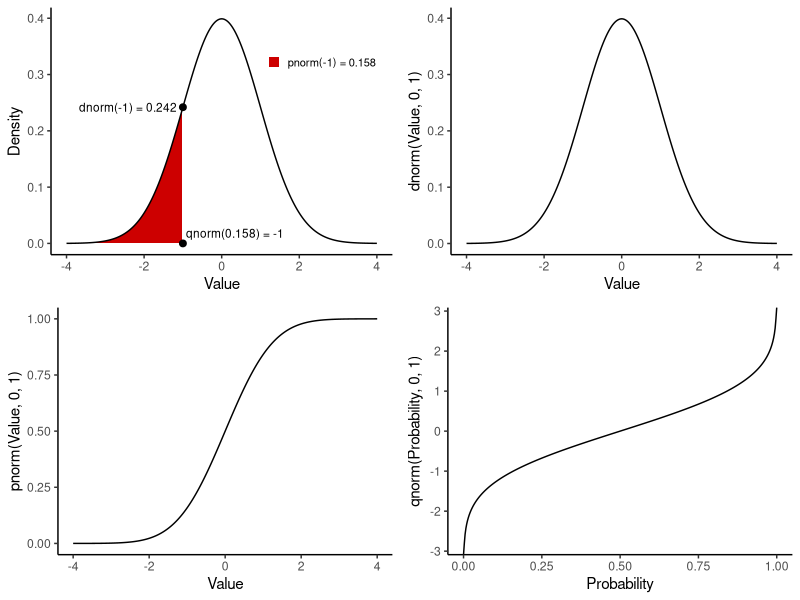
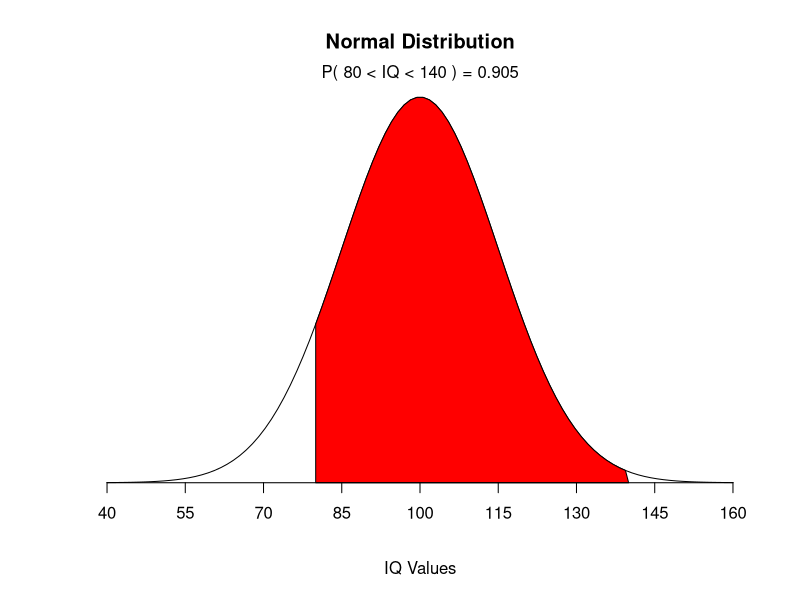
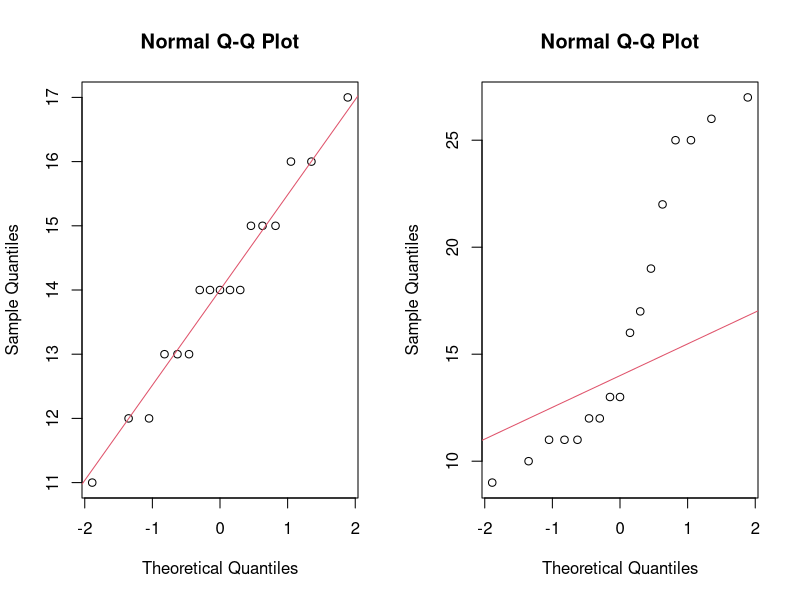
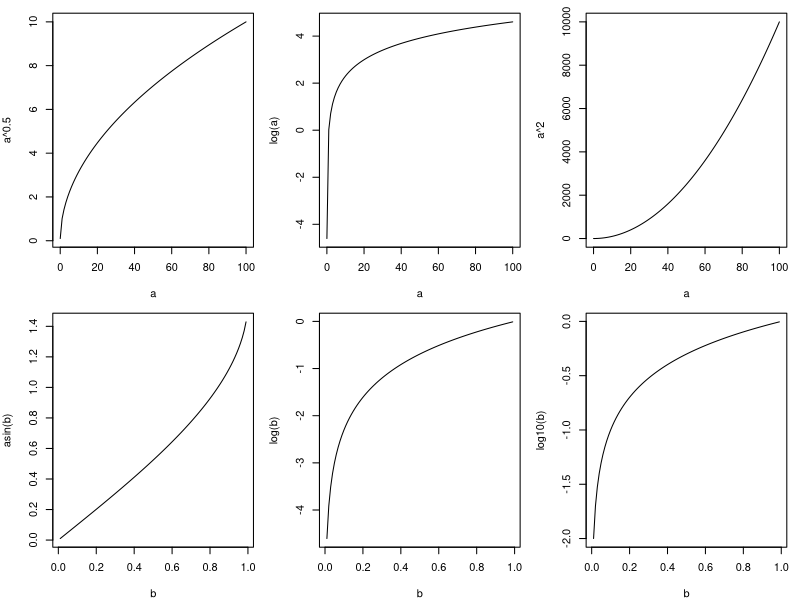
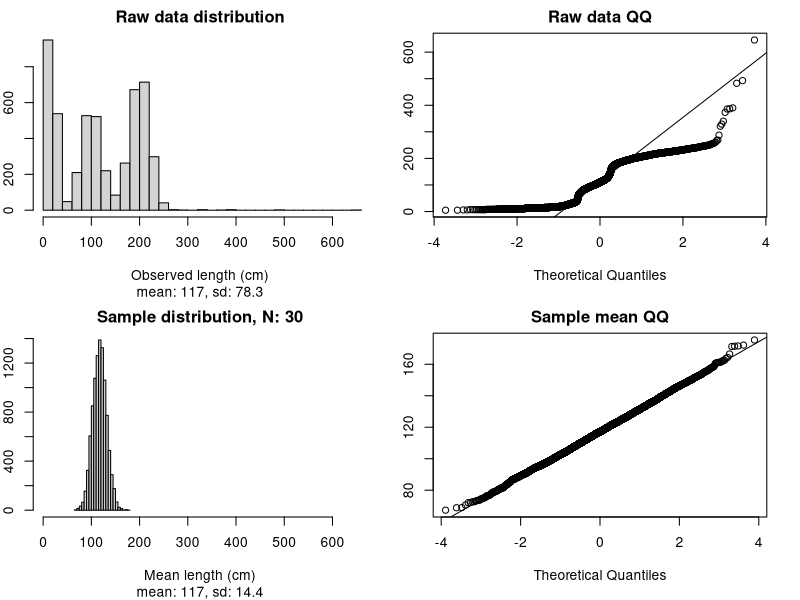
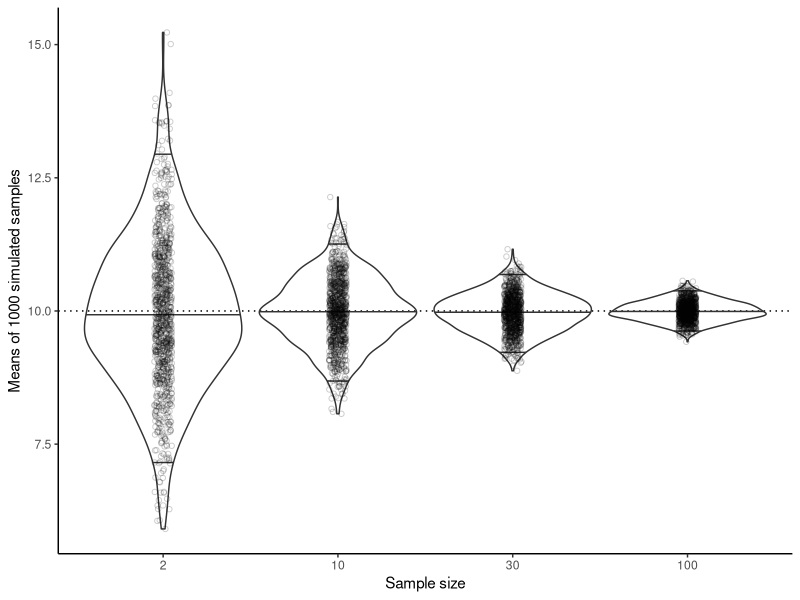

Reproduce these figures in R, in order.
## ---- chunk 1
knitr::opts_chunk$set(out.width="50%", out.height="50%", fig.align='center', 
                      cache=TRUE,
                      warning=FALSE, error=FALSE)
## ---- chunk 2
library(tidyverse)
norm_df <- tibble(x=seq(-4, 4, length.out=400),
                  x2=seq(0, 1, length.out=400),
                  lo=0) |>
  mutate(d=dnorm(x), 
         q=qnorm(x2),
         p=pnorm(x),
         above_m1=x > -1) 
labels_df <- tribble(~x, ~y, ~label,
                     -1, dnorm(-1), "dnorm(-1) = 0.242  ",
                     -1, 0, " qnorm(0.158) = -1")
p1 <- ggplot(norm_df, aes(x)) + 
  geom_ribbon(aes(ymin=lo, ymax=d, fill=above_m1)) +
  geom_line(aes(y=d)) + 
  geom_point(data=labels_df, aes(y=y), size=2) +
  geom_text(data=labels_df[1,], aes(y=y, label=label), hjust=1, size=3) + 
  geom_text(data=labels_df[2,], aes(y=y, label=label), size=3,
            hjust=0, vjust=0, nudge_y=0.01) + 
  scale_fill_manual("", values=c("red3", "white"), 
                    labels=c("pnorm(-1) = 0.158", "")) +
  labs(x="Value", y="Density") +
  theme_classic() +
  theme(legend.position=c(0.8, 0.8),
        legend.text=element_text(size=8),
        legend.key.size=unit(0.3, "cm"))
p2 <- ggplot(norm_df, aes(x, d)) + geom_line() + 
  labs(x="Value", y="dnorm(Value, 0, 1)") + 
  theme_classic() 
p3 <- ggplot(norm_df, aes(x, p)) + geom_line() + 
  labs(x="Value", y="pnorm(Value, 0, 1)") + 
  theme_classic() 
p4 <- ggplot(norm_df, aes(x2, q)) + geom_line() + 
  labs(x="Probability", y="qnorm(Probability, 0, 1)") + 
  theme_classic() 
ggpubr::ggarrange(p1, p2, p3, p4)
## ---- chunk 3
qnorm(p = 0.975, mean = 37.6, sd = 1.2) # p is the cumulative probability 
probs <- seq(from = 0.1, to = 0.9, by = 0.2) # vectorize for >1 probability
qnorm(p = probs, mean = 37.6, sd = 1.2) 
probs_95 <- c(0.025, 0.975) # middle 95% (2.5% on either side)
qnorm(p = probs_95, mean = 37.6, sd = 1.2) # round as appropriate
## ---- chunk 4
# your population is defined thus: y ~ Norm(mean=100, variance=225) 
mu <- 100
sigma <- 15
# lower boundary and upper boundary of the region of interest
lb <- 80
ub <- 140 

x <- seq(-4, 4, length.out = 100) * sigma + mu
hx <- dnorm(x, mu, sigma)
plot(x, hx,
  type = "n", xlab = "IQ Values", ylab = "",
  main = "Normal Distribution", axes = FALSE
)
i <- x >= lb & x <= ub
lines(x, hx)
polygon(c(lb, x[i], ub), c(0, hx[i], 0), col = "red") # create 100 polygons
area <- pnorm(ub, mu, sigma) - pnorm(lb, mu, sigma)
result <- paste(
  "P(", lb, "< IQ <", ub, ") =",
  signif(area, digits = 3)
)
mtext(result, 3)
axis(1, at = seq(floor(mu - 4*sigma), floor(mu + 4*sigma), sigma), pos = 0)
## ---- chunk 5
library(readxl) 
MS <- read_xlsx("data/practical_3_4.xlsx", sheet = "Mood shrimp")
# check the data using head(), str() etc.
## ---- chunk 6
par(mfrow = c(1, 2))
qqnorm(MS$Shrimp1)
qqline(MS$Shrimp1, col = 2) # the data fall near the line
qqnorm(MS$Shrimp2)
qqline(MS$Shrimp1, col = 2) # the data deviate widely from the line
## ---- chunk 7
a <- seq(0.01, 100, length.out=100)
b <- seq(0.01, 0.99, length.out=100)

par(mfrow=c(2,3), mar=c(4,4,1,1))
plot(a, a^0.5, type="l")
plot(a, log(a), type="l")
plot(a, a^2, type="l")
plot(b, asin(b), type="l")
plot(b, log(b), type="l")
plot(b, log10(b), type="l")
## ---- chunk 8
par(mar=c(5, 4, 4, 2) + 0.1)
## ---- chunk 9
# get the Radon data into R; the units are parts per billion
readxl::excel_sheets("data/practical_3_4.xlsx") 
# load the dataset and try some transformations
## ---- chunk 10
trim_values <- function(x) {
  y <- format(x, digits = 3)
  return(y)
} 

# After running the code above, we can use the function:
trim_values(1.23456)

long_numbers <- rnorm(3, 2, 1)
data.frame(orig=long_numbers,
           clean=trim_values(long_numbers))
## ---- chunk 11
# Run this code, then adjust the values for obs_data as you like.
# Play with more distributions if you want: ?stats::distributions
obs_data <- c(rnorm(2000, 200, 20), 
              rnorm(1500, 100, 20), 
              rlnorm(100, 5, 0.5),
              rpois(1000, 15), 
              rpois(500, 30))
xlims <- range(obs_data)

# Define size of each sample and the number of sampling repeats
sample_size <- 30
num_samples <- 10000

# Sample num_samples times from obs_data, with n = sample_size for each sample
sample_means <- numeric(length=num_samples) # initialize an empty vector
for(i in 1:num_samples) {
  sample_i <- sample(obs_data, sample_size, replace=T)
  sample_means[i] <- mean(sample_i)
}

# plot observed distribution
par(mfrow = c(2, 2))
par(mar = c(5, 2, 2, 2)) 
hist(obs_data,
     main = "Raw data distribution",
     sub = paste0("mean: ", trim_values(mean(obs_data)), 
                  ", sd: ", trim_values(sd(obs_data))),
     breaks = 30, xlab = "Observed length (cm)", xlim = xlims
) 
qqnorm(obs_data, main = "Raw data QQ")
qqline(obs_data)

# plot distribution of sample means
hist(sample_means,
     main = paste0("Sample distribution, N: ", sample_size),
     sub = paste0("mean: ", trim_values(mean(sample_means)), 
                  ", sd: ", trim_values(sd(sample_means))),
     breaks = 30, xlab = "Mean length (cm)", xlim = xlims
) 
qqnorm(sample_means, main="Sample mean QQ")
qqline(sample_means)

## ---- chunk 12
library(tidyverse)
# Simulate a normally distributed population with mean mu and sd sigma
mu <- 10
sigma <- 2
sim_obs <- rnorm(10000, mu, sigma)

# Draw samples
sample_size <- c(2, 10, 30, 100) # size of each sample
num_samples <- 1000 # number of samples (=repeats) for each sample size

sample_mean_df <- tibble(N=rep(sample_size, each = num_samples),
                         id=rep(1:num_samples, times = length(sample_size))) |>
  mutate(sample_mean=0)

for(i in 1:nrow(sample_mean_df)) {
  sample_i <- sample(sim_obs, sample_mean_df$N[i])
  sample_mean_df$sample_mean[i] <- mean(sample_i)
}

## ---- chunk 13
sample_mean_df |>
  mutate(N=factor(N, levels=unique(N))) |>
  ggplot(aes(N, sample_mean)) + 
  geom_hline(yintercept=mu, linetype=3) +
  geom_violin(scale="width", draw_quantiles=c(0.025, 0.5, 0.975), fill=NA) +
  geom_jitter(alpha=0.2, shape=1, width=0.05) + 
  labs(x="Sample size", y=paste("Means of", num_samples, "simulated samples")) +
  theme_classic()

